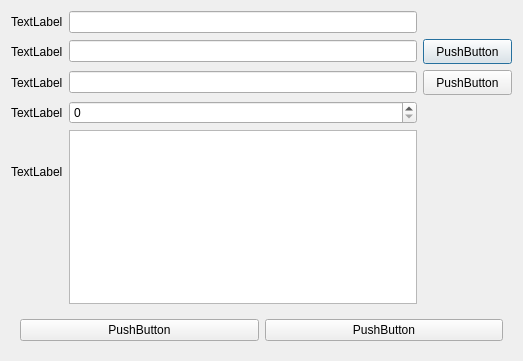
<?xml version="1.0" encoding="UTF-8"?>
<ui version="4.0">
 <class>ExportSetDlg</class>
 <widget class="QDialog" name="ExportSetDlg">
  <property name="geometry">
   <rect>
    <x>0</x>
    <y>0</y>
    <width>523</width>
    <height>361</height>
   </rect>
  </property>
  <property name="windowTitle">
   <string>Dialog</string>
  </property>
  <layout class="QGridLayout" name="gridLayout">
   <item row="0" column="0">
    <widget class="QLabel" name="label">
     <property name="text">
      <string>TextLabel</string>
     </property>
    </widget>
   </item>
   <item row="0" column="1">
    <widget class="QLineEdit" name="lineEdit"/>
   </item>
   <item row="0" column="2">
    <spacer name="horizontalSpacer_3">
     <property name="orientation">
      <enum>Qt::Horizontal</enum>
     </property>
     <property name="sizeType">
      <enum>QSizePolicy::Minimum</enum>
     </property>
     <property name="sizeHint" stdset="0">
      <size>
       <width>86</width>
       <height>20</height>
      </size>
     </property>
    </spacer>
   </item>
   <item row="1" column="0">
    <widget class="QLabel" name="label_2">
     <property name="text">
      <string>TextLabel</string>
     </property>
    </widget>
   </item>
   <item row="1" column="1">
    <widget class="QLineEdit" name="lineEdit_2"/>
   </item>
   <item row="1" column="2">
    <widget class="QPushButton" name="pushButton">
     <property name="minimumSize">
      <size>
       <width>89</width>
       <height>25</height>
      </size>
     </property>
     <property name="maximumSize">
      <size>
       <width>89</width>
       <height>25</height>
      </size>
     </property>
     <property name="text">
      <string>PushButton</string>
     </property>
    </widget>
   </item>
   <item row="2" column="0">
    <widget class="QLabel" name="label_3">
     <property name="text">
      <string>TextLabel</string>
     </property>
    </widget>
   </item>
   <item row="2" column="1">
    <widget class="QLineEdit" name="lineEdit_3"/>
   </item>
   <item row="2" column="2">
    <widget class="QPushButton" name="pushButton_2">
     <property name="minimumSize">
      <size>
       <width>89</width>
       <height>25</height>
      </size>
     </property>
     <property name="maximumSize">
      <size>
       <width>89</width>
       <height>25</height>
      </size>
     </property>
     <property name="text">
      <string>PushButton</string>
     </property>
    </widget>
   </item>
   <item row="3" column="0">
    <widget class="QLabel" name="label_4">
     <property name="text">
      <string>TextLabel</string>
     </property>
    </widget>
   </item>
   <item row="3" column="1">
    <widget class="QSpinBox" name="spinBox"/>
   </item>
   <item row="3" column="2">
    <spacer name="horizontalSpacer_2">
     <property name="orientation">
      <enum>Qt::Horizontal</enum>
     </property>
     <property name="sizeType">
      <enum>QSizePolicy::Minimum</enum>
     </property>
     <property name="sizeHint" stdset="0">
      <size>
       <width>86</width>
       <height>20</height>
      </size>
     </property>
    </spacer>
   </item>
   <item row="4" column="0">
    <widget class="QLabel" name="label_5">
     <property name="text">
      <string>TextLabel</string>
     </property>
    </widget>
   </item>
   <item row="4" column="1" rowspan="2">
    <widget class="QTextEdit" name="textEdit">
     <property name="minimumSize">
      <size>
       <width>231</width>
       <height>131</height>
      </size>
     </property>
    </widget>
   </item>
   <item row="5" column="2">
    <spacer name="horizontalSpacer">
     <property name="orientation">
      <enum>Qt::Horizontal</enum>
     </property>
     <property name="sizeType">
      <enum>QSizePolicy::Minimum</enum>
     </property>
     <property name="sizeHint" stdset="0">
      <size>
       <width>86</width>
       <height>20</height>
      </size>
     </property>
    </spacer>
   </item>
   <item row="6" column="0" colspan="3">
    <widget class="QWidget" name="widget" native="true">
     <property name="maximumSize">
      <size>
       <width>16777215</width>
       <height>41</height>
      </size>
     </property>
     <layout class="QHBoxLayout" name="horizontalLayout">
      <item>
       <widget class="QPushButton" name="pushButton_4">
        <property name="text">
         <string>PushButton</string>
        </property>
       </widget>
      </item>
      <item>
       <widget class="QPushButton" name="pushButton_3">
        <property name="text">
         <string>PushButton</string>
        </property>
       </widget>
      </item>
     </layout>
    </widget>
   </item>
  </layout>
 </widget>
 <resources/>
 <connections/>
</ui>
